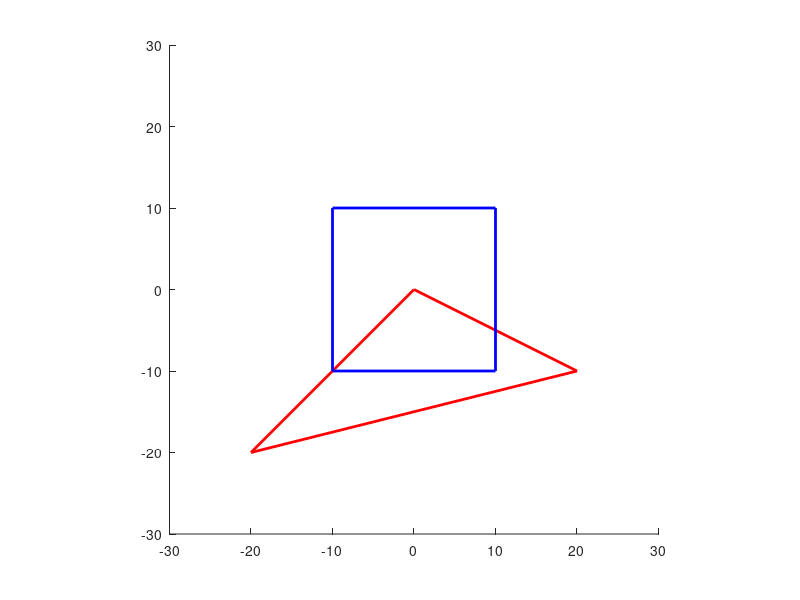

MATLAB code to generate this figure: (Note: this script raises an error after producing the figure.)
% WeilerAthenton
%% A demo of clipping of polygon by Weiler-Authenton algorithm
% by Chuhang Zou % Yeguang Xue
% 2013.6.13
% naive version - could be speeded up
%
% if you have any quesion. qq or phone me!!
%
% In the figure: blue - clipping window, red - polygon, black - result

% Constants
% Screen definition
width=10;
height=10;

hold on
axis on
axis equal
axis([-3*width 3*width -3*height 3*height])

% Step 1: read in liner link table
  % main polygon, points listed in clock-wise in .txt file
    fid=fopen('poly.txt','r');
    Polygon = fscanf(fid,'%f%f',[2 inf]);
    fclose(fid);
    plot(Polygon(1,:),Polygon(2,:),'r-','LineWidth',2);
  % clipping window, points listed in clock-wise in .txt file
  % ������͹��
    fid=fopen('clipwin.txt','r');
    Clipwin = fscanf(fid,'%f%f',[2 inf]);
    fclose(fid);
    plot(Clipwin(1,:),Clipwin(2,:),'b-','LineWidth',2);

    % If the polygon has been input correctly
    % ...write if have time.....
    
%% Ԥ��������-�Ľ��㷨λ��
%进行一次编码
minline = min(Clipwin');
maxline = max(Clipwin');
xmin = minline(1); %找到x最小的值；
ymin = minline(2); %找到y最小的值；
xmax = maxline(1); %找到x最大的值；
ymax = maxline(2); %找到y最大的值；
nPolyVertex = size(Polygon,2);%被裁剪多边形的顶点个数+1；
encode1 = [];
for i = 1 : (nPolyVertex)
    x = Polygon(1,i);
    y = Polygon(2,i);
    if x<=xmax & x>=xmin 
        if y<=ymax & y>=ymin
            encode1 = [encode1;0,0,0,0];
        elseif y>ymax
            encode1 = [encode1;1,0,0,0];
        else
            encode1 = [encode1;0,1,0,0];
        end
    elseif x>xmax
            if y>=ymax
                encode1 = [encode1;1,0,1,0];
            elseif y<=ymin
                encode1 = [encode1;0,1,1,0];
            else
                encode1 = [encode1;0,0,1,0];
            end
    else
        if y>=ymax
                encode1 = [encode1;1,0,0,1];
            elseif y<=ymin
                encode1 = [encode1;0,1,0,1];
            else
                encode1 = [encode1;0,0,0,1];
        end
    end
end
% Step 2: find intersaction
nPolyVertex = size(Polygon,2);
nClipVertex = size(Clipwin,2);
interindex = 1;
inter = [];
for  i = 1 : (nPolyVertex-1)
    secnum = 0;
    intertemp = [];
    if i < nPolyVertex & (encode1(i,:)&encode1(i+1,:))==zeros(1,4) %一次编码判断
    for j = 1 : (nClipVertex-1)
        % �������ӣ������ض�������������һ������ (�������Ѿ����Ŀ����ˡ����ӿ��е㲻��Ū�����ͽ����Űɡ���)
        % ��ϲ�ɺص����󽻵����㷨���õ�����ٶ������ģ��Ա����������ԡ� 
        % ....
        % calculate intersaction, save intersection points in inter[]
        [X, Y, flag] = intersectpoint(Polygon(:,i), Polygon(:,i+1), Clipwin(:,j), Clipwin(:,j+1));
        % if have intersaction
        if  flag == 1 && secnum ~= 2
            secnum = secnum + 1;
            intertemp(1,secnum) = X;
            intertemp(2,secnum) = Y;
            % determine in-point and out-point
            [intertemp(3,secnum)]= judge( intertemp(:,secnum),Polygon(:,i), Polygon(:,i+1),Clipwin,i);      
        end
        % intersection point no more than 2
        if secnum == 2;   
            break;
        end
      end
    end 
    % modify the placement of intersection to be clock-wise
    if size(intertemp,2)==1;
        inter(:,interindex) = intertemp(:,1); 
        interindex = interindex +1;
    end
    if size(intertemp,2)==2;
        d1 = (Polygon(1,i)-intertemp(1,1))^2+(Polygon(2,i)-intertemp(2,1))^2;
        d2 = (Polygon(1,i)-intertemp(1,2))^2+(Polygon(2,i)-intertemp(2,2))^2;
        if d1 > d2
            inter(:,interindex) = intertemp(:,2);
            interindex = interindex +1;
            inter(:,interindex) = intertemp(:,1);
            interindex = interindex +1;
        else
            inter(:,interindex) = intertemp(:,1);
            interindex = interindex +1;
            inter(:,interindex) = intertemp(:,2);
            interindex = interindex +1;
        end
    end  
end
%%

% if no interaction points, draw result and return
if size(inter,2) == 0
    if_no_interaction(Polygon,Clipwin);
    return
end

% Step 3: save to tables && construct bi-link table
  % polygon's table
    [Polygontab] = construct_table(inter,Polygon);
  % Clipping window's table
    [Clipwintab] = construct_table(inter,Clipwin);
    
  % Adjust table

PolyIN=find( Polygontab(3,:)==1 );
WinIN=find( Clipwintab(3,:)==1 );

ID1=find( (Clipwintab(1,WinIN)==Polygontab(1,PolyIN(1)))  );
ID2=find( (Clipwintab(2,WinIN)==Polygontab(2,PolyIN(1)))  );
ID=intersect(ID1,ID2); 

nPoly=size(Polygontab,2)-1;
nWin=size(Clipwintab,2)-1;
NewPolytab=zeros(size(Polygontab));
NewWintab=zeros(size(Clipwintab));

NewPolytab(:,1:(nPoly-PolyIN(1)+1) )=Polygontab(:,PolyIN(1):nPoly);
NewPolytab(:,(nPoly-PolyIN(1)+2):nPoly )=Polygontab(:,1:PolyIN(1)-1);
NewPolytab(:,nPoly+1 )=Polygontab(:,PolyIN(1));

NewWintab(:,1:(nWin-WinIN(ID)+1) )=Clipwintab(:,WinIN(ID):nWin);
NewWintab(:,(nWin-WinIN(ID)+2):nWin )=Clipwintab(:,1:WinIN(ID)-1);
NewWintab(:,nWin+1 )=Clipwintab(:,WinIN(ID));
    
   % bi-link table
     % first row: the place of intersection in Polygontab
     % second row: the place of intersection in Clipwintab
     % third row: track record 1-tracked, 0-untracked ���Ƿ��㴰��Ϊ����ʱ�õģ���ʱ������û�������ģ����Բ�����
     [bilinktab] = construct_link(NewPolytab,NewWintab);
    
 % Step 4: get the final clipped polygon in FinalTab
    [FinalTab] = construct_fintab(NewPolytab,NewWintab,bilinktab);
   
% Show the clipped window
plot(FinalTab(1,:),FinalTab(2,:),'k-','LineWidth',2);

 


